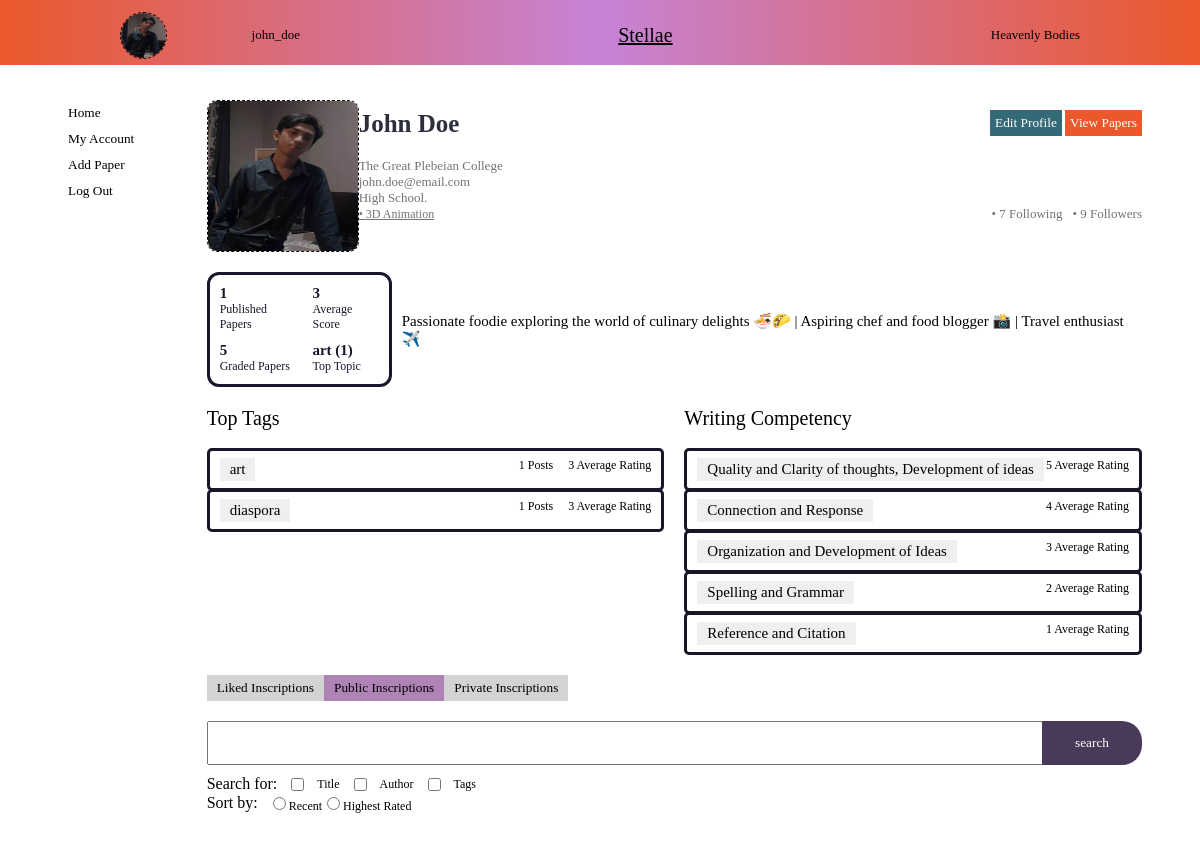
The app's page /profile/account_view.php?UserId=1 (signed in) with its own data.
### tables this page shows
CREATE TABLE `users` (
  `user_id` int(11) NOT NULL,
  `first_name` varchar(50) NOT NULL,
  `last_name` varchar(50) NOT NULL,
  `email` varchar(50) NOT NULL,
  `user_name` varchar(50) NOT NULL,
  `password_hash` varchar(255) NOT NULL,
  `education_level_id` int(11) DEFAULT NULL,
  `school_id` int(11) DEFAULT NULL,
  `register_date` datetime DEFAULT current_timestamp(),
  `profile_descriptions` varchar(220) DEFAULT NULL,
  `program` varchar(255) DEFAULT NULL,
  `image_dir` varchar(100) DEFAULT NULL
);

CREATE TABLE `school_options` (
  `school_id` int(11) NOT NULL,
  `school_name` varchar(256) NOT NULL,
  `region_number` int(2) DEFAULT NULL,
  `region_name` varchar(50) DEFAULT NULL,
  `institute_type` varchar(30) DEFAULT NULL,
  `province` varchar(50) DEFAULT NULL,
  `city` varchar(50) DEFAULT NULL,
  `website_address` varchar(200) DEFAULT NULL,
  `fax_telephone_number` int(11) DEFAULT NULL
);

CREATE TABLE `education_level_options` (
  `education_level_id` int(11) NOT NULL,
  `education_level_name` varchar(50) NOT NULL
);

CREATE TABLE `interests` (
  `interest_id` int(11) NOT NULL,
  `interest_name` varchar(50) DEFAULT NULL
);

### profile/account_view.php (the view, shortened to what this page needs)
<?php
	$host = 'localhost';
	$username = 'Romand';
	$password = 'Romand';
	$database = 'stellae';
	$conn = mysqli_connect($host, $username, $password, $database);
	$userId = $_GET['UserId'];
	$query = "SELECT * FROM users WHERE user_id = $userId";
	$result = mysqli_query($conn, $query);
	if ($result && $user = mysqli_fetch_assoc($result)) {
	}
?>
<!DOCTYPE html>
<html>
<head>
	<link rel="stylesheet" type="text/css" href="account_page.css">
	<link rel="stylesheet" type="text/css" href="modal_update.css">
</head>
<body>
	<div class="header">
		<div class="account">
			<?php
					if ($_SESSION['image_dir']) {
						echo "<img class='username_image' src='../{$_SESSION['image_dir']}' alt='User Image'>";
					} else {
						echo "<img class='username_image' src='../imgDirectory/default.jpg' alt='Default Image'>";
					}
			?>
			<p class="username"><?php echo htmlspecialchars($_SESSION['user_name']); ?></p>
		</div>
		<a id="stellae" href="../feed/home_page.php">Stellae</a>
		<p class="team_name">Heavenly Bodies</p>
	</div>
	<div class="whole_user_with_main_connection">
		<div class="main_connection">
		<?php
		echo '<button onclick="redirectToPage(0, ' . $_SESSION['user_id'] . ')" class="connection_btn">Home</button>';
		echo '<button onclick="redirectToPage(1, ' . $_SESSION['user_id'] . ')" class="connection_btn connection_btn1">My Account</button>';
		echo '<button onclick="redirectToPage(2, ' . $_SESSION['user_id'] . ')" class="connection_btn connection_btn2">Add Paper</button>';
		echo '<button onclick="redirectToPage(3, ' . $_SESSION['user_id'] . ')" class="connection_btn connection_btn3">Log Out</button>';
		?>
		</div>
		<div class="account_details">
			<div class="our_user">
				<?php
				$imageQuery = "SELECT image_dir FROM users
				WHERE users.user_id = ?";
			$stmt = mysqli_prepare($conn, $imageQuery);
			if ($stmt) {
				mysqli_stmt_bind_param($stmt, "i", $userId);
				mysqli_stmt_execute($stmt);
				mysqli_stmt_bind_result($stmt, $imageDir);
				if ($imageDir) {
					echo "<img class='profile_image' src='../$imageDir' alt='User Image'>";
				} else {
					echo "<img class='profile_image' src='../imgDirectory/default.jpg' alt='Default Image'>";
				}
			} else {
				echo "Error preparing SQL statement.";
			}
				?>
				<div class="user_details">
					<div class="username_with_edit_profile">
						<p class="username_hero"><?php echo htmlspecialchars($user['first_name'].' '.$user['last_name']) ?></p>
						<div>
							<?php
								$view_profileID = $_GET['UserId'];
								if ($view_profileID == $_SESSION['user_id']){
									echo "<button onclick='toggle_scale(`update_del_form`)' class='edit_profile'>Edit Profile</button>";
								}
							?>
							<button onclick="autoScroll()" class="view_papers_profile">View Papers</button>
						</div>
					</div>
					<div class="div_for_user_details">
						<p>
							<?php
								$schoolQuery = "SELECT school_options.school_name
								FROM users
								JOIN school_options ON users.school_id = school_options.school_id
								WHERE users.user_id = $userId;";
								$school = mysqli_query($conn, $schoolQuery);
								if ($school) {
									while ($row = mysqli_fetch_assoc($school)) {
										$schoolName = $row['school_name'];
										echo '<p class="username">' . htmlspecialchars($schoolName) . '</p>';
									}
								} else {
									echo 'Query failed: ' . mysqli_error($conn);
								}
							?>
						</p>
						<p>
							<?php
								echo htmlspecialchars($user['email'])
							?>
						</p>
						<p>
							<?php
								$educationLevelQuery = "SELECT education_level_options.education_level_name
								FROM users
								JOIN education_level_options ON users.education_level_id = education_level_options.education_level_id
								WHERE users.user_id = $userId;";
								$educationLevelResult = mysqli_query($conn, $educationLevelQuery);
								if ($educationLevelResult) {
									$row = mysqli_fetch_assoc($educationLevelResult);
									if ($row) {
										$educationLevel = $row['education_level_name'];
									} else {
										$educationLevel = "N/A";
									}
								} else {
								}
								echo "$educationLevel. ";
							?>
						</p>
						<div class="top_bottom_divs_user_related">
							<marquee class='marquee_tag_interest'>
								<?php
									$interestQuery = "SELECT
									interests.interest_name
								FROM
									user_interests
								JOIN interests ON user_interests.interest_id = interests.interest_id
								JOIN users ON user_interests.user_id = users.user_id
								WHERE
									users.user_id = $userId;";
									$interestsResult = mysqli_query($conn, $interestQuery);
									if ($interestsResult) {
										$interestsArray = array();
										while ($row = mysqli_fetch_assoc($interestsResult)) {
											$interestsArray[] = $row['interest_name'];
										}
									} else {
										echo 'Query failed: ' . mysqli_error($conn);
									}
									foreach($interestsArray as $interest){
										echo "<a href=''>&#8226; ${interest}</a>";
									}
								?>
							</marquee>
							<div class="follower_following">
								<p>&#8226;
									<?php
										$followingQuery = "SELECT COUNT(*) AS numFollowing
										FROM followers
										WHERE follower_id = $userId;";
										$followingResult = mysqli_query($conn, $followingQuery);
										if ($followingResult) {
											$row = mysqli_fetch_assoc($followingResult);
											$followingNumbers = $row['numFollowing'];
										} else {
										}
										echo $followingNumbers;
									?>
									Following</p>
								<p>&#8226;
									<?php
										$followerQuery = "SELECT COUNT(*) AS numFollowers
										FROM followers
										WHERE following_id = $userId;";
										$followerResult = mysqli_query($conn, $followerQuery);
										if ($followerResult) {
											$row = mysqli_fetch_assoc($followerResult);
											$followerNumbers = $row['numFollowers'];
										} else {
										}
										echo $followerNumbers;
									?>
								 Followers</p>
							</div>
						</div>
					</div>
				</div>
			</div>
			<div class="account_details_stats">
				<div class="stat_summary">
					<div class="top_stat_summary">
						<div class="numbers_stat_summary">
							<?php
								$sql_query = "SELECT COUNT(post_id) as postNum
								FROM posts
								WHERE author_id = {$_GET['UserId']} and privacy = 'public';;";
								$result = mysqli_query($conn,$sql_query);
								$row = mysqli_fetch_assoc($result)['postNum'];
								echo "<p class='stats'>${row}</p>"
							?>
							<p>Published Papers</p>
						</div>
						<div class="numbers_stat_summary">
							<?php
								$sql_query = "SELECT COUNT(*) as gradeNum FROM post_ratings WHERE user_id = {$_GET['UserId']};";
								$result = mysqli_query($conn,$sql_query);
								$row = mysqli_fetch_assoc($result)['gradeNum'];
								echo "<p class='stats'>${row}</p>"
							?>
							<p>Graded Papers</p>
						</div>
					</div>
					<div class="bottom_stat_summary">
						<div class="numbers_stat_summary">
							<?php
								$sql_query = "SELECT post_id FROM posts WHERE author_id = {$_GET['UserId']};";
								$result = mysqli_query($conn, $sql_query);
								$posts = array();
								while ($row = mysqli_fetch_row($result)) {
									$posts[] = $row;
								}
								$posts = array_column($posts, 0);
								$mean = array();
								foreach($posts as $post){
									$sql_query = "SELECT AVG(scale_id_thought_quality),
									AVG(scale_id_connection_response),AVG(scale_id_idea_organization),AVG(scale_id_language_accuracy),AVG(scale_id_references_citations)
									FROM post_ratings WHERE post_id = $post;";
									$result = mysqli_query($conn, $sql_query);
									$row = mysqli_fetch_row($result);
									$row = array_sum($row) / count($row);
									if ($row){
										$mean[]=$row;
									}
								}
								if (count($mean)>0){
									$mean = round((array_sum($mean) / count($mean)),2);
									echo "<p class='stats'>${mean}</p>";
								}else{
									echo "<p class='stats'>0</p>";
								}
							?>
							<p>Average Score</p>
						</div>
						<div class="numbers_stat_summary">
						<?php
								$sql_query = "SELECT post_id FROM posts WHERE author_id = {$_GET['UserId']};";
								$result = mysqli_query($conn, $sql_query);
								$posts = array();
								while ($row = mysqli_fetch_row($result)) {
									$posts[] = $row;
								}
								$posts = array_column($posts, 0);
								if (count($posts)>0){
									$posts = implode(',', $posts);
									$sql_query = "SELECT interest_id, MAX(count_criteria) AS max_count
										FROM (
											SELECT post_id, interest_id, COUNT(interest_id) as count_criteria
											FROM post_interests
											WHERE post_id IN ($posts)
											GROUP BY interest_id
										) AS something;";
									$result = mysqli_query($conn, $sql_query);
									$row = mysqli_fetch_row($result);
									$interest_id = $row[0];
									$quantity = $row[1];
									$sql_query = "SELECT interest_name FROM interests WHERE interest_id = $interest_id;";
									$result = mysqli_query($conn, $sql_query);
									$row = mysqli_fetch_row($result)[0];
									echo "<p class='stats'>$row ($quantity)</p>";
								}else{
									echo "<p class='stats'>None (0)</p>";
								}
							?>
							<p>Top Topic</p>
						</div>
					</div>
				</div>
				<div>
					<div class="quick_description">
					<?php echo htmlspecialchars($user['profile_descriptions']); ?>
					</div>
				</div>
			</div>
			<div class="statisticss">
				<div class='prime_competencies'>
					<div class="top5_tags_user">
						<p class="Title">Top Tags</p>
						<?php
							$sql_query = "SELECT post_id FROM posts WHERE author_id = {$_GET['UserId']};";
							$result = mysqli_query($conn, $sql_query);
							$posts = array();
							while ($row = mysqli_fetch_row($result)) {
								$posts[] = $row;
							}
							$posts = array_column($posts, 0);
							if (count($posts)>0){
								$posts = implode(',', $posts);
								$sql_query = "SELECT
								interests.interest_name,
								interests.interest_id,
								(AVG(post_ratings.scale_id_thought_quality) +
								AVG(post_ratings.scale_id_connection_response) +
								AVG(post_ratings.scale_id_idea_organization) +
								AVG(post_ratings.scale_id_language_accuracy) +
								AVG(post_ratings.scale_id_references_citations)) / 5 as avg_score
								FROM post_ratings,post_interests,interests
								WHERE post_ratings.post_id IN ($posts)
								AND post_ratings.post_id = post_interests.post_id
								AND post_interests.interest_id = interests.interest_id
								GROUP BY post_interests.interest_id ORDER BY `avg_score` DESC
								LIMIT 5;";
								$result = mysqli_query($conn, $sql_query);
								$topic_scores = array();
								while ($row = mysqli_fetch_row($result)) {
									$topic_scores[] = $row;
								}
								$interestIDs = array_column($topic_scores, 1);
								foreach($interestIDs as $ind => $id_interest){
									$sql_query = "SELECT COUNT(*)
									as count FROM post_interests
									WHERE interest_id = $id_interest;";
									$result = mysqli_query($conn, $sql_query);
									$row = mysqli_fetch_row($result);
									$topic_scores[$ind][2] = round($topic_scores[$ind][2],2);
									$topic_scores[$ind][1] = $row[0];
								}
								if(count($topic_scores)>0){
									foreach ($topic_scores as $topic_score) {
										echo '<div class = "top5_topics">';
												echo '<div>';
													echo "<button class = 'topic_btn'>${topic_score[0]}</button>";
												echo '</div>';
												echo '<div class = "rating_topics">';
													echo "<p><span>${topic_score[1]}</span> Posts</p>";
													echo "<p><span>${topic_score[2]}</span> Average Rating</p>";
												echo '</div>';
											echo '</div>';
										}
								}else{
									echo '<div class = "top5_topics">';
										echo "<button class = 'topic_btn'>Not Available</button>";
									echo '</div>';
								}
							}else{
								echo '<div class = "top5_topics">';
									echo "<button class = 'topic_btn'>Not Available</button>";
								echo '</div>';
							}
						?>
					</div>
					<div>
						<p class="Title">Writing Competency</p>
						<?php
							$sql_query = "SELECT post_id FROM posts WHERE author_id = {$_GET['UserId']};";
							$result = mysqli_query($conn, $sql_query);
							$posts = array();
							while ($row = mysqli_fetch_row($result)) {
								$posts[] = $row;
							}
							$posts = array_column($posts, 0);
							if(count($posts)>0){
								$posts = implode(',', $posts);
								$sql_query = "SELECT AVG(scale_id_thought_quality),
								AVG(scale_id_connection_response),
								AVG(scale_id_idea_organization),
								AVG(scale_id_language_accuracy),
								AVG(scale_id_references_citations)
								FROM post_ratings WHERE post_id in ($posts);";
								$result = mysqli_query($conn,$sql_query);
								$row = array_map('floatval',mysqli_fetch_row($result));
								$topic_scores = array(
													array("Quality and Clarity of thoughts, Development of ideas",round($row[0],2)),
													array("Connection and Response",round($row[1],2)),
													array("Organization and Development of Ideas",round($row[2],2)),
													array("Spelling and Grammar",round($row[3],2)),
													array("Reference and Citation",round($row[4],2))
													);
							}
							foreach ($topic_scores as $topic_score) {
								echo '<div class = "top5_topics">';
									echo '<div>';
										echo "<button class = 'topic_btn'>${topic_score[0]}</button>";
									echo '</div>';
									echo '<div class = "rating_topics">';
										echo "<p><span>${topic_score[1]}</span> Average Rating</p>";
									echo '</div>';
								echo '</div>';
							}
						?>
					</div>
				</div>
				<div id='paper_top_paper' class="paper_top_paper">
					<div id='incription_types'>
						<button onclick='updateType(0)' class='chosen_inscription'>Liked Inscriptions</button>
						<button onclick='updateType(1)' class='chosen_inscription selected_inscription'>Public Inscriptions</button>
						<?php
							$view_profileID = $_GET['UserId'];
							if ($view_profileID == $_SESSION['user_id']){
								echo "<button onclick='updateType(2)' class='chosen_inscription'>Private Inscriptions</button>";
							}
						?>
					</div>
					<div class="all_filters">
						<div class="search_filter_container">
							<input id="searchBar" type="text" name="search" class="search_filter">
							<button onclick='searchFor()' class='search_it_btn'>search</button>
						</div>
						<div class="search_sort_div">
							<div class="filters_check">
								<p>Search for: </p>
								<?php
									$filters = array('Title','Author','Tags');
									foreach($filters as $filter){
										echo '<div class="checkbox_filter">';
											echo "<input id='${filter}' type='checkbox' name='${filter}'/>";
											echo "<label>${filter}</label>";
										echo '</div>';
									}
								?>
							</div>
							<div class="filters_check">
								<p>Sort by: </p>
								<form id='sorting'>
								<?php
									$filters = array('Recent','Highest Rated');
									foreach($filters as $filter){
											echo "<input id=${filter} type='radio' name='sortBy' value='${filter}'/>";
											echo "<label>${filter}</label>";
									}
								?>
								</form>
							</div>
						</div>
					</div>
					<div class="paper_top_paper" id='papers_location'>
					</div>
				</div>
			</div>
		</div>
</body>
</html>

### records on screen
users: first_name+last_name "John Doe", email "john.doe@email.com", profile_descriptions "Passionate foodie exploring the world of culinary delights 🍜🌮 | Aspiring chef and food blogger 📸 | Travel enthusiast ✈️"
school_options: school_name "The Great Plebeian College"
education_level_options: education_level_name "High School"
interests: interest_name "art"

### other values on screen
$_SESSION['user_name'] "john_doe"
$followingNumbers "7"
$followerNumbers "9"
row "1"
row "5"
mean "3"
$quantity "1"
topic_score[0] "art"
topic_score[0] "diaspora"
topic_score[0] "Quality and Clarity of thoughts, Development of ideas"
topic_score[1] "5"
topic_score[0] "Connection and Response"
topic_score[1] "4"
topic_score[0] "Organization and Development of Ideas"
topic_score[1] "3"
